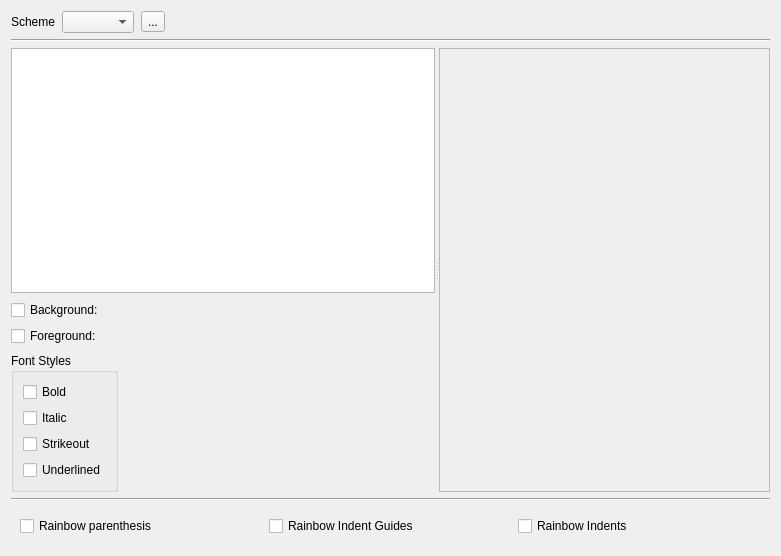
<?xml version="1.0" encoding="UTF-8"?>
<ui version="4.0">
 <class>EditorColorSchemeWidget</class>
 <widget class="QWidget" name="EditorColorSchemeWidget">
  <property name="geometry">
   <rect>
    <x>0</x>
    <y>0</y>
    <width>781</width>
    <height>556</height>
   </rect>
  </property>
  <property name="sizePolicy">
   <sizepolicy hsizetype="Preferred" vsizetype="Preferred">
    <horstretch>0</horstretch>
    <verstretch>0</verstretch>
   </sizepolicy>
  </property>
  <property name="windowTitle">
   <string>Form</string>
  </property>
  <layout class="QVBoxLayout" name="verticalLayout">
   <item>
    <widget class="QWidget" name="widget" native="true">
     <layout class="QHBoxLayout" name="horizontalLayout">
      <property name="spacing">
       <number>7</number>
      </property>
      <property name="leftMargin">
       <number>0</number>
      </property>
      <property name="topMargin">
       <number>0</number>
      </property>
      <property name="rightMargin">
       <number>0</number>
      </property>
      <property name="bottomMargin">
       <number>0</number>
      </property>
      <item>
       <widget class="QLabel" name="label">
        <property name="text">
         <string>Scheme</string>
        </property>
       </widget>
      </item>
      <item>
       <widget class="QPatchedComboBox" name="cbScheme"/>
      </item>
      <item>
       <widget class="QToolButton" name="btnSchemeMenu">
        <property name="text">
         <string>...</string>
        </property>
       </widget>
      </item>
      <item>
       <spacer name="horizontalSpacer">
        <property name="orientation">
         <enum>Qt::Horizontal</enum>
        </property>
        <property name="sizeHint" stdset="0">
         <size>
          <width>40</width>
          <height>20</height>
         </size>
        </property>
       </spacer>
      </item>
     </layout>
    </widget>
   </item>
   <item>
    <widget class="Line" name="line">
     <property name="orientation">
      <enum>Qt::Horizontal</enum>
     </property>
    </widget>
   </item>
   <item>
    <widget class="QWidget" name="widget_2" native="true">
     <property name="sizePolicy">
      <sizepolicy hsizetype="Preferred" vsizetype="Expanding">
       <horstretch>0</horstretch>
       <verstretch>0</verstretch>
      </sizepolicy>
     </property>
     <layout class="QHBoxLayout" name="horizontalLayout_3">
      <property name="leftMargin">
       <number>0</number>
      </property>
      <property name="topMargin">
       <number>0</number>
      </property>
      <property name="rightMargin">
       <number>0</number>
      </property>
      <property name="bottomMargin">
       <number>0</number>
      </property>
      <item>
       <widget class="QSplitter" name="splitter">
        <property name="orientation">
         <enum>Qt::Horizontal</enum>
        </property>
        <widget class="QWidget" name="widget_3" native="true">
         <property name="enabled">
          <bool>true</bool>
         </property>
         <property name="sizePolicy">
          <sizepolicy hsizetype="Preferred" vsizetype="Preferred">
           <horstretch>1</horstretch>
           <verstretch>0</verstretch>
          </sizepolicy>
         </property>
         <layout class="QVBoxLayout" name="verticalLayout_2">
          <property name="spacing">
           <number>7</number>
          </property>
          <property name="leftMargin">
           <number>0</number>
          </property>
          <property name="topMargin">
           <number>0</number>
          </property>
          <property name="rightMargin">
           <number>0</number>
          </property>
          <property name="bottomMargin">
           <number>0</number>
          </property>
          <item>
           <widget class="QTreeView" name="treeItems">
            <property name="sizePolicy">
             <sizepolicy hsizetype="Preferred" vsizetype="Expanding">
              <horstretch>0</horstretch>
              <verstretch>0</verstretch>
             </sizepolicy>
            </property>
            <property name="editTriggers">
             <set>QAbstractItemView::NoEditTriggers</set>
            </property>
            <attribute name="headerVisible">
             <bool>false</bool>
            </attribute>
           </widget>
          </item>
          <item>
           <widget class="QWidget" name="widget_5" native="true">
            <layout class="QVBoxLayout" name="verticalLayout_4">
             <property name="spacing">
              <number>7</number>
             </property>
             <property name="leftMargin">
              <number>0</number>
             </property>
             <property name="topMargin">
              <number>0</number>
             </property>
             <property name="rightMargin">
              <number>0</number>
             </property>
             <property name="bottomMargin">
              <number>0</number>
             </property>
             <item>
              <widget class="QWidget" name="widgetSchemeItem" native="true">
               <property name="enabled">
                <bool>true</bool>
               </property>
               <layout class="QGridLayout" name="gridLayout">
                <property name="leftMargin">
                 <number>0</number>
                </property>
                <property name="topMargin">
                 <number>0</number>
                </property>
                <property name="rightMargin">
                 <number>0</number>
                </property>
                <property name="bottomMargin">
                 <number>0</number>
                </property>
                <item row="0" column="1">
                 <widget class="QCheckBox" name="cbBackground">
                  <property name="text">
                   <string>Background:</string>
                  </property>
                 </widget>
                </item>
                <item row="1" column="1">
                 <widget class="QCheckBox" name="cbForeground">
                  <property name="text">
                   <string>Foreground:</string>
                  </property>
                 </widget>
                </item>
                <item row="1" column="2">
                 <widget class="ColorEdit" name="colorForeground">
                  <property name="sizePolicy">
                   <sizepolicy hsizetype="Preferred" vsizetype="Preferred">
                    <horstretch>0</horstretch>
                    <verstretch>0</verstretch>
                   </sizepolicy>
                  </property>
                  <property name="frameShape">
                   <enum>QFrame::StyledPanel</enum>
                  </property>
                  <property name="frameShadow">
                   <enum>QFrame::Raised</enum>
                  </property>
                 </widget>
                </item>
                <item row="0" column="3">
                 <spacer name="horizontalSpacer_2">
                  <property name="orientation">
                   <enum>Qt::Horizontal</enum>
                  </property>
                  <property name="sizeHint" stdset="0">
                   <size>
                    <width>40</width>
                    <height>20</height>
                   </size>
                  </property>
                 </spacer>
                </item>
                <item row="0" column="2">
                 <widget class="ColorEdit" name="colorBackground">
                  <property name="sizePolicy">
                   <sizepolicy hsizetype="Preferred" vsizetype="Preferred">
                    <horstretch>0</horstretch>
                    <verstretch>0</verstretch>
                   </sizepolicy>
                  </property>
                  <property name="frameShape">
                   <enum>QFrame::StyledPanel</enum>
                  </property>
                  <property name="frameShadow">
                   <enum>QFrame::Raised</enum>
                  </property>
                 </widget>
                </item>
               </layout>
              </widget>
             </item>
             <item>
              <widget class="QWidget" name="widget_4" native="true">
               <layout class="QHBoxLayout" name="horizontalLayout_2">
                <property name="leftMargin">
                 <number>0</number>
                </property>
                <property name="topMargin">
                 <number>0</number>
                </property>
                <property name="rightMargin">
                 <number>0</number>
                </property>
                <property name="bottomMargin">
                 <number>0</number>
                </property>
                <item>
                 <widget class="QGroupBox" name="grpFontStyles">
                  <property name="title">
                   <string>Font Styles</string>
                  </property>
                  <layout class="QVBoxLayout" name="verticalLayout_3">
                   <item>
                    <widget class="QCheckBox" name="cbBold">
                     <property name="text">
                      <string>Bold</string>
                     </property>
                    </widget>
                   </item>
                   <item>
                    <widget class="QCheckBox" name="cbItalic">
                     <property name="text">
                      <string>Italic</string>
                     </property>
                    </widget>
                   </item>
                   <item>
                    <widget class="QCheckBox" name="cbStrikeout">
                     <property name="text">
                      <string>Strikeout</string>
                     </property>
                    </widget>
                   </item>
                   <item>
                    <widget class="QCheckBox" name="cbUnderlined">
                     <property name="text">
                      <string>Underlined</string>
                     </property>
                    </widget>
                   </item>
                  </layout>
                 </widget>
                </item>
                <item>
                 <spacer name="horizontalSpacer_3">
                  <property name="orientation">
                   <enum>Qt::Horizontal</enum>
                  </property>
                  <property name="sizeHint" stdset="0">
                   <size>
                    <width>40</width>
                    <height>20</height>
                   </size>
                  </property>
                 </spacer>
                </item>
               </layout>
              </widget>
             </item>
            </layout>
           </widget>
          </item>
         </layout>
        </widget>
        <widget class="Editor" name="editDemo">
         <property name="sizePolicy">
          <sizepolicy hsizetype="Expanding" vsizetype="Expanding">
           <horstretch>2</horstretch>
           <verstretch>0</verstretch>
          </sizepolicy>
         </property>
         <property name="frameShape">
          <enum>QFrame::StyledPanel</enum>
         </property>
         <property name="frameShadow">
          <enum>QFrame::Raised</enum>
         </property>
        </widget>
       </widget>
      </item>
     </layout>
    </widget>
   </item>
   <item>
    <widget class="Line" name="line_2">
     <property name="orientation">
      <enum>Qt::Horizontal</enum>
     </property>
    </widget>
   </item>
   <item>
    <widget class="QWidget" name="widget_6" native="true">
     <layout class="QHBoxLayout" name="horizontalLayout_4">
      <item>
       <widget class="QCheckBox" name="chkRainborParenthesis">
        <property name="text">
         <string>Rainbow parenthesis</string>
        </property>
       </widget>
      </item>
      <item>
       <widget class="QCheckBox" name="chkRainbowIndentGuides">
        <property name="text">
         <string>Rainbow Indent Guides</string>
        </property>
       </widget>
      </item>
      <item>
       <widget class="QCheckBox" name="chkRainbowIndents">
        <property name="text">
         <string>Rainbow Indents</string>
        </property>
       </widget>
      </item>
     </layout>
    </widget>
   </item>
  </layout>
  <action name="actionCopy_Scheme">
   <property name="text">
    <string>Duplicate...</string>
   </property>
  </action>
  <action name="actionRename_Scheme">
   <property name="text">
    <string>Rename...</string>
   </property>
  </action>
  <action name="actionReset_Scheme">
   <property name="text">
    <string>Restore to Default</string>
   </property>
  </action>
  <action name="actionImport_Scheme">
   <property name="text">
    <string>Import Scheme...</string>
   </property>
  </action>
  <action name="actionExport_Scheme">
   <property name="text">
    <string>Export...</string>
   </property>
  </action>
  <action name="actionDelete_Scheme">
   <property name="text">
    <string>Delete...</string>
   </property>
  </action>
 </widget>
 <customwidgets>
  <customwidget>
   <class>Editor</class>
   <extends>QFrame</extends>
   <header>editor.h</header>
   <container>1</container>
  </customwidget>
  <customwidget>
   <class>ColorEdit</class>
   <extends>QFrame</extends>
   <header location="global">widgets/coloredit.h</header>
   <container>1</container>
  </customwidget>
  <customwidget>
   <class>QPatchedComboBox</class>
   <extends>QComboBox</extends>
   <header location="global">widgets/qpatchedcombobox.h</header>
  </customwidget>
 </customwidgets>
 <tabstops>
  <tabstop>cbScheme</tabstop>
  <tabstop>btnSchemeMenu</tabstop>
  <tabstop>treeItems</tabstop>
  <tabstop>cbBackground</tabstop>
  <tabstop>cbForeground</tabstop>
  <tabstop>cbBold</tabstop>
  <tabstop>cbItalic</tabstop>
  <tabstop>cbStrikeout</tabstop>
  <tabstop>cbUnderlined</tabstop>
 </tabstops>
 <resources/>
 <connections/>
</ui>
